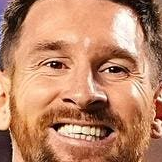
#> input picture model/dataset/cropped - Copy/lionel_messy/lionel_messy1.png, 162 x 162 px, given in place of lionel_messy, which was not available
$ python sports_person_classifier_model.py
#> lines starting #> are read from the running program, lines starting #| are printed output that depends on the picture; pictures that were not available may be replaced by others from this repository, and a replacement may not be noted
import numpy as np
import cv2
import matplotlib.pyplot as plt
import os
import shutil
import pywt
import pandas as pd
import seaborn as sn
import joblib
import json
from sklearn.svm import SVC
from sklearn.preprocessing import StandardScaler
from sklearn.model_selection import train_test_split
from sklearn.pipeline import Pipeline
from sklearn.metrics import classification_report, confusion_matrix
from sklearn.ensemble import RandomForestClassifier
from sklearn.linear_model import LogisticRegression
from sklearn.model_selection import GridSearchCV

# Load Haarcascade classifiers
face_cascade = cv2.CascadeClassifier('opencv/haarcascades/haarcascade_frontalface_default.xml')
eye_cascade = cv2.CascadeClassifier('opencv/haarcascades/haarcascade_eye.xml')

# Function to get cropped image if 2 eyes are detected
def get_cropped_image_if_2_eyes(image_path):
#> called with image_path = 'dataset/cropped - Copy/lionel_messy'
    img = cv2.imread(image_path)
#> img is the input picture: shape (162, 162, 3); mean B, G, R 103.2, 133.8, 188.6
    if img is None:
        print(f"Error: Unable to load image at {image_path}")
        return None
    gray = cv2.cvtColor(img, cv2.COLOR_BGR2GRAY)
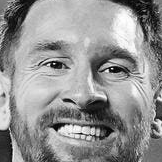
#> gray: shape (162, 162); min 1, max 254, mean 146.7
    faces = face_cascade.detectMultiScale(gray, 1.3, 5)
#> faces = [[7, 7, 151, 151]]
    if len(faces) == 0:
        print(f"No faces detected in image: {image_path}")
        return None
    for (x, y, w, h) in faces:
        roi_gray = gray[y:y+h, x:x+w]
        roi_color = img[y:y+h, x:x+w]
        eyes = eye_cascade.detectMultiScale(roi_gray)
        if len(eyes) >= 2:
            print(f"Face and eyes detected in image: {image_path}")
            return roi_color
#> this loop made 1 pass
#> (x, y, w, h, eyes) on pass 1: (7, 7, 151, 151, [[81, 41, 43, 43], [24, 34, 47, 47]])
#| Face and eyes detected in image: dataset/cropped - Copy/lionel_messy
#> pass 1, in get_cropped_image_if_2_eyes, `roi_gray = gray[y:y+h, x:x+w]`:
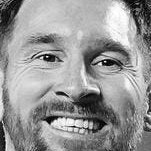
#> roi_gray: shape (151, 151); min 1, max 254, mean 150.6
#> pass 1, in get_cropped_image_if_2_eyes, `roi_color = img[y:y+h, x:x+w]`:
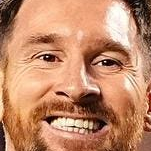
#> roi_color: shape (151, 151, 3); mean B, G, R 105.2, 137.4, 193.7
    print(f"Less than 2 eyes detected in image: {image_path}")
    return None

# Wavelet Transform function
def w2d(img, mode='haar', level=1):
    imArray = cv2.cvtColor(img, cv2.COLOR_BGR2GRAY)
    imArray = np.float32(imArray)
    imArray /= 255
    coeffs = pywt.wavedec2(imArray, mode, level=level)
    coeffs_H = list(coeffs)
    coeffs_H[0] *= 0
    imArray_H = pywt.waverec2(coeffs_H, mode)
    imArray_H *= 255
    imArray_H = np.uint8(imArray_H)
    return imArray_H

# Paths
path_to_data = "dataset"
path_to_cr_data = "dataset/cropped/"

# Create cropped folder
if os.path.exists(path_to_cr_data):
    shutil.rmtree(path_to_cr_data)
os.mkdir(path_to_cr_data)

cropped_image_dirs = []
celebrity_file_names_dict = {}

# Process each image directory
img_dirs = [entry.path for entry in os.scandir(path_to_data) if entry.is_dir()]
print("Image directories:", img_dirs)

for img_dir in img_dirs:
    count = 1
    celebrity_name = os.path.basename(img_dir)
    celebrity_file_names_dict[celebrity_name] = []

    for entry in os.scandir(img_dir):
        roi_color = get_cropped_image_if_2_eyes(entry.path)
        if roi_color is not None:
            cropped_folder = os.path.join(path_to_cr_data, celebrity_name)
            if not os.path.exists(cropped_folder):
                os.makedirs(cropped_folder)
                cropped_image_dirs.append(cropped_folder)
                print("Generating cropped images in folder:", cropped_folder)
            cropped_file_name = celebrity_name + str(count) + ".png"
            cropped_file_path = os.path.join(cropped_folder, cropped_file_name)
            success = cv2.imwrite(cropped_file_path, roi_color)
            if success:
                print(f"Image saved: {cropped_file_path}")
                celebrity_file_names_dict[celebrity_name].append(cropped_file_path)
                count += 1
            else:
                print(f"Failed to save image: {cropped_file_path}")
        else:
            print(f"No valid cropped image found for {entry.path}")

# Regenerate `celebrity_file_names_dict` after manual cleaning
celebrity_file_names_dict = {}
for img_dir in cropped_image_dirs:
    celebrity_name = os.path.basename(img_dir)
    file_list = [entry.path for entry in os.scandir(img_dir) if entry.is_file()]
    celebrity_file_names_dict[celebrity_name] = file_list
print("Updated celebrity file names dictionary:", celebrity_file_names_dict)

# Create class dictionary
class_dict = {celebrity_name: idx for idx, celebrity_name in enumerate(celebrity_file_names_dict.keys())}
print("Class dictionary:", class_dict)

# Prepare training data
X, y = [], []
for celebrity_name, training_files in celebrity_file_names_dict.items():
    for training_image in training_files:
        img = cv2.imread(training_image)
        if img is None:
            print(f"Error: Unable to load training image: {training_image}")
            continue
        scalled_raw_img = cv2.resize(img, (32, 32))
        img_har = w2d(img, 'db1', 5)
        scalled_img_har = cv2.resize(img_har, (32, 32))
        combined_img = np.vstack((scalled_raw_img.reshape(32*32*3, 1), scalled_img_har.reshape(32*32, 1)))
        X.append(combined_img)
        y.append(class_dict[celebrity_name])

X = np.array(X).reshape(len(X), 4096).astype(float)
print("Training data shape:", X.shape)

# Train-test split
#> (the run stopped early here; a loop or call above may not have finished)
